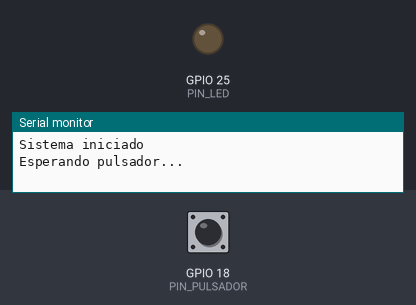
Bench run of a sketch on a simulated ESP32. Shown: output pins drawn as LEDs (lit = HIGH), the last lines printed to the serial monitor. Inputs (shaded band) come from the test bench; at power-on: GPIO 18 (PIN_PULSADOR) HIGH.

Above: at 1.2 s.
1.3 s: GPIO 18 (PIN_PULSADOR) pulled LOW for 0.15 s
At 1.37 s:
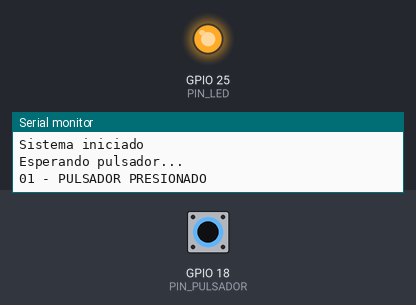
2.9 s: GPIO 18 (PIN_PULSADOR) pulled LOW for 3.2 s
At 7.2 s:
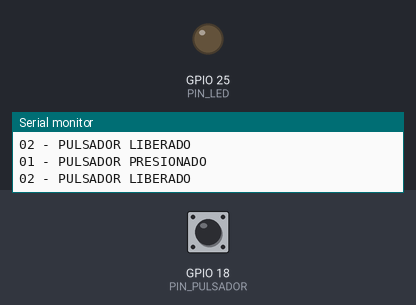
Timing chart, 0 to 8.7 s (numbered marks = the images above; inputs shaded):
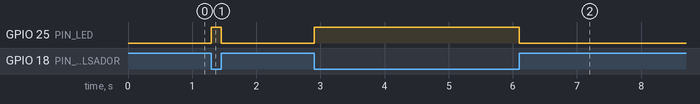

Measured:
- after the input at 1.3 s, GPIO 25 (PIN_LED): LOW → HIGH at once, → LOW 0.15 s later
- after the input at 2.9 s, GPIO 25 (PIN_LED): LOW → HIGH at once, → LOW 3.2 s later

The sketch:

01_Pulsador_Momentaneo.ino
```cpp
// AirtekLab - Programacion de pulsadores con ESP32
// Ejercicio 01: pulsador momentaneo con LED
// Placa: ESP32 Dev Module
// Pulsador: GPIO 18 a GND (INPUT_PULLUP)
// LED: GPIO 25 mediante resistencia limitadora a GND
// Nota: primer ejemplo didactico, sin antirrebote.

const int PIN_PULSADOR = 18;
const int PIN_LED = 25;

int estadoAnterior = HIGH;

void setup() {
  Serial.begin(115200);

  pinMode(PIN_PULSADOR, INPUT_PULLUP);
  pinMode(PIN_LED, OUTPUT);

  digitalWrite(PIN_LED, LOW);

  Serial.println("Sistema iniciado");
  Serial.println("Esperando pulsador...");
}

void loop() {
  int estadoActual = digitalRead(PIN_PULSADOR);

  if (estadoActual == LOW) {
    digitalWrite(PIN_LED, HIGH);
  } else {
    digitalWrite(PIN_LED, LOW);
  }

  if (estadoActual != estadoAnterior) {
    if (estadoActual == LOW) {
      Serial.println("01 - PULSADOR PRESIONADO");
    } else {
      Serial.println("02 - PULSADOR LIBERADO");
    }

    estadoAnterior = estadoActual;
  }
}
```
